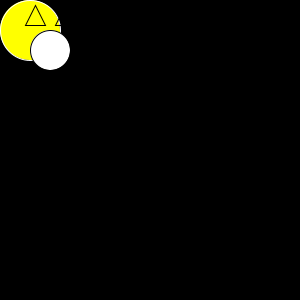
Frame 1 (no input)
Frame 60 (the mouse pressed at the canvas centre just before this capture): identical to frame 1, image omitted
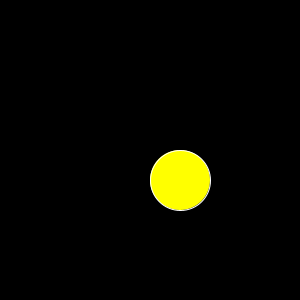
Frame 120 (the mouse held since frame 60 and released just before this capture)

The Processing sketch that drew these frames (run headless with seeded random() and noise(); from frame 60 on, the mouse is pressed at the canvas centre):

// Processing sketch: processing_23607
// ── processing_23607.pde

void setup() {
  smooth();
  size(300,300);
  background(0);
}

void draw() {
  background(0);
  fill(255);
  smooth();
  stroke(255);
  fill(255,255,0);
  ellipseMode(CORNER);
  ellipse(mouseX,mouseY,60,60);
  noFill();
  stroke(0);
  triangle(25,25,45,25,35,5);
  triangle(55,25,75,25,65,5);
  fill(0);
  ellipseMode(CENTER);
  fill(255);
  stroke(0);
  ellipse(50,50,40,40);

  line(30,80,70,80);
  line(60,80,58,72);
  line(58,72,65,72);
  line(65,72,63,80);//mouth/teeth;
  
  if(mousePressed) {
  {stroke(255,0,0);
  line(50,50,60,60);
  line(50,30,45,60);
  line(60,50,68,55);
  line(65,55,69,55);
  line(65,55,69,55);
  line(38,50,45,55);
  line(35,60,39,67);
  line(40,53,43,57);
  line(42,33,48,36);
  line(40,42,42,45);
  line(38,38,38,40);

  
  stroke(0);
  line(35,30,65,30);//eyebrow;
}
    
  }else{
    fill(255);
  }
  stroke(0);
  fill(0);
  ellipse(50,50,mouseX,mouseY);
}
